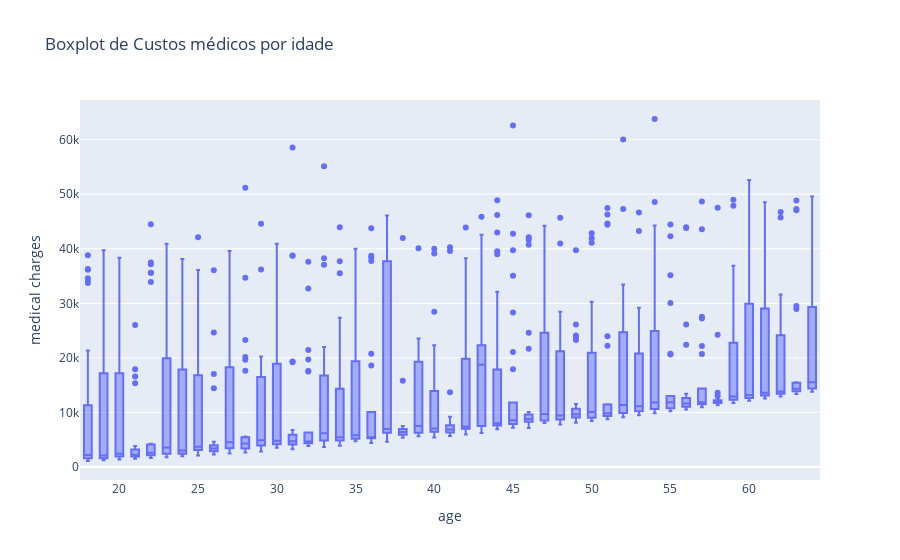

Notebook source saved alongside this figure:
### Code cell
# Boxplot de custos médicos por idade
fig = px.box(df_costs, x='age', y='medical charges', title='Boxplot de Custos médicos por idade')
fig.show()

### Figure 1 — Plotly figure (JSON) as saved in the notebook; plotly's stock layout.template omitted (floating-point values rounded to 4 significant figures; data arrays with more than 128 entries replaced by an {"elided": "..."} marker saying what was removed)
{"data": [{"alignmentgroup": "True", "hovertemplate": "age=%{x}<br>medical charges=%{y}<extra></extra>", "legendgroup": "", "marker": {"color": "#636efa"}, "name": "", "notched": false, "offsetgroup": "", "orientation": "v", "showlegend": false, "type": "box", "x": {"elided": "1338 int values"}, "x0": " ", "xaxis": "x", "y": {"elided": "1338 float values"}, "y0": " ", "yaxis": "y"}], "layout": {"boxmode": "group", "legend": {"tracegroupgap": 0}, "title": {"text": "Boxplot de Custos médicos por idade"}, "xaxis": {"anchor": "y", "domain": [0, 1], "title": {"text": "age"}}, "yaxis": {"anchor": "x", "domain": [0, 1], "title": {"text": "medical charges"}}}}
